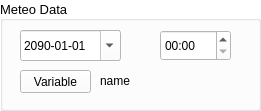
   <widget class="QGroupBox" name="groupBoxVariable">
    <property name="geometry">
     <rect>
      <x>0</x>
      <y>20</y>
      <width>261</width>
      <height>111</height>
     </rect>
    </property>
    <property name="palette">
     <palette>
      <active>
       <colorrole role="WindowText">
        <brush brushstyle="SolidPattern">
         <color alpha="255">
          <red>0</red>
          <green>0</green>
          <blue>0</blue>
         </color>
        </brush>
       </colorrole>
       <colorrole role="Button">
        <brush brushstyle="SolidPattern">
         <color alpha="255">
          <red>255</red>
          <green>255</green>
          <blue>255</blue>
         </color>
        </brush>
       </colorrole>
       <colorrole role="Light">
        <brush brushstyle="SolidPattern">
         <color alpha="255">
          <red>255</red>
          <green>255</green>
          <blue>255</blue>
         </color>
        </brush>
       </colorrole>
       <colorrole role="Midlight">
        <brush brushstyle="SolidPattern">
         <color alpha="255">
          <red>255</red>
          <green>255</green>
          <blue>255</blue>
         </color>
        </brush>
       </colorrole>
       <colorrole role="Dark">
        <brush brushstyle="SolidPattern">
         <color alpha="255">
          <red>127</red>
          <green>127</green>
          <blue>127</blue>
         </color>
        </brush>
       </colorrole>
       <colorrole role="Mid">
        <brush brushstyle="SolidPattern">
         <color alpha="255">
          <red>170</red>
          <green>170</green>
          <blue>170</blue>
         </color>
        </brush>
       </colorrole>
       <colorrole role="Text">
        <brush brushstyle="SolidPattern">
         <color alpha="255">
          <red>0</red>
          <green>0</green>
          <blue>0</blue>
         </color>
        </brush>
       </colorrole>
       <colorrole role="BrightText">
        <brush brushstyle="SolidPattern">
         <color alpha="255">
          <red>255</red>
          <green>255</green>
          <blue>255</blue>
         </color>
        </brush>
       </colorrole>
       <colorrole role="ButtonText">
        <brush brushstyle="SolidPattern">
         <color alpha="255">
          <red>0</red>
          <green>0</green>
          <blue>0</blue>
         </color>
        </brush>
       </colorrole>
       <colorrole role="Base">
        <brush brushstyle="SolidPattern">
         <color alpha="255">
          <red>255</red>
          <green>255</green>
          <blue>255</blue>
         </color>
        </brush>
       </colorrole>
       <colorrole role="Window">
        <brush brushstyle="SolidPattern">
         <color alpha="255">
          <red>255</red>
          <green>255</green>
          <blue>255</blue>
         </color>
        </brush>
       </colorrole>
       <colorrole role="Shadow">
        <brush brushstyle="SolidPattern">
         <color alpha="255">
          <red>0</red>
          <green>0</green>
          <blue>0</blue>
         </color>
        </brush>
       </colorrole>
       <colorrole role="AlternateBase">
        <brush brushstyle="SolidPattern">
         <color alpha="255">
          <red>255</red>
          <green>255</green>
          <blue>255</blue>
         </color>
        </brush>
       </colorrole>
       <colorrole role="ToolTipBase">
        <brush brushstyle="SolidPattern">
         <color alpha="255">
          <red>255</red>
          <green>255</green>
          <blue>220</blue>
         </color>
        </brush>
       </colorrole>
       <colorrole role="ToolTipText">
        <brush brushstyle="SolidPattern">
         <color alpha="255">
          <red>0</red>
          <green>0</green>
          <blue>0</blue>
         </color>
        </brush>
       </colorrole>
       <colorrole role="PlaceholderText">
        <brush brushstyle="NoBrush">
         <color alpha="128">
          <red>0</red>
          <green>0</green>
          <blue>0</blue>
         </color>
        </brush>
       </colorrole>
      </active>
      <inactive>
       <colorrole role="WindowText">
        <brush brushstyle="SolidPattern">
         <color alpha="255">
          <red>0</red>
          <green>0</green>
          <blue>0</blue>
         </color>
        </brush>
       </colorrole>
       <colorrole role="Button">
        <brush brushstyle="SolidPattern">
         <color alpha="255">
          <red>255</red>
          <green>255</green>
          <blue>255</blue>
         </color>
        </brush>
       </colorrole>
       <colorrole role="Light">
        <brush brushstyle="SolidPattern">
         <color alpha="255">
          <red>255</red>
          <green>255</green>
          <blue>255</blue>
         </color>
        </brush>
       </colorrole>
       <colorrole role="Midlight">
        <brush brushstyle="SolidPattern">
         <color alpha="255">
          <red>255</red>
          <green>255</green>
          <blue>255</blue>
         </color>
        </brush>
       </colorrole>
       <colorrole role="Dark">
        <brush brushstyle="SolidPattern">
         <color alpha="255">
          <red>127</red>
          <green>127</green>
          <blue>127</blue>
         </color>
        </brush>
       </colorrole>
       <colorrole role="Mid">
        <brush brushstyle="SolidPattern">
         <color alpha="255">
          <red>170</red>
          <green>170</green>
          <blue>170</blue>
         </color>
        </brush>
       </colorrole>
       <colorrole role="Text">
        <brush brushstyle="SolidPattern">
         <color alpha="255">
          <red>0</red>
          <green>0</green>
          <blue>0</blue>
         </color>
        </brush>
       </colorrole>
       <colorrole role="BrightText">
        <brush brushstyle="SolidPattern">
         <color alpha="255">
          <red>255</red>
          <green>255</green>
          <blue>255</blue>
         </color>
        </brush>
       </colorrole>
       <colorrole role="ButtonText">
        <brush brushstyle="SolidPattern">
         <color alpha="255">
          <red>0</red>
          <green>0</green>
          <blue>0</blue>
         </color>
        </brush>
       </colorrole>
       <colorrole role="Base">
        <brush brushstyle="SolidPattern">
         <color alpha="255">
          <red>255</red>
          <green>255</green>
          <blue>255</blue>
         </color>
        </brush>
       </colorrole>
       <colorrole role="Window">
        <brush brushstyle="SolidPattern">
         <color alpha="255">
          <red>255</red>
          <green>255</green>
          <blue>255</blue>
         </color>
        </brush>
       </colorrole>
       <colorrole role="Shadow">
        <brush brushstyle="SolidPattern">
         <color alpha="255">
          <red>0</red>
          <green>0</green>
          <blue>0</blue>
         </color>
        </brush>
       </colorrole>
       <colorrole role="AlternateBase">
        <brush brushstyle="SolidPattern">
         <color alpha="255">
          <red>255</red>
          <green>255</green>
          <blue>255</blue>
         </color>
        </brush>
       </colorrole>
       <colorrole role="ToolTipBase">
        <brush brushstyle="SolidPattern">
         <color alpha="255">
          <red>255</red>
          <green>255</green>
          <blue>220</blue>
         </color>
        </brush>
       </colorrole>
       <colorrole role="ToolTipText">
        <brush brushstyle="SolidPattern">
         <color alpha="255">
          <red>0</red>
          <green>0</green>
          <blue>0</blue>
         </color>
        </brush>
       </colorrole>
       <colorrole role="PlaceholderText">
        <brush brushstyle="NoBrush">
         <color alpha="128">
          <red>0</red>
          <green>0</green>
          <blue>0</blue>
         </color>
        </brush>
       </colorrole>
      </inactive>
      <disabled>
       <colorrole role="WindowText">
        <brush brushstyle="SolidPattern">
         <color alpha="255">
          <red>127</red>
          <green>127</green>
          <blue>127</blue>
         </color>
        </brush>
       </colorrole>
       <colorrole role="Button">
        <brush brushstyle="SolidPattern">
         <color alpha="255">
          <red>255</red>
          <green>255</green>
          <blue>255</blue>
         </color>
        </brush>
       </colorrole>
       <colorrole role="Light">
        <brush brushstyle="SolidPattern">
         <color alpha="255">
          <red>255</red>
          <green>255</green>
          <blue>255</blue>
         </color>
        </brush>
       </colorrole>
       <colorrole role="Midlight">
        <brush brushstyle="SolidPattern">
         <color alpha="255">
          <red>255</red>
          <green>255</green>
          <blue>255</blue>
         </color>
        </brush>
       </colorrole>
       <colorrole role="Dark">
        <brush brushstyle="SolidPattern">
         <color alpha="255">
          <red>127</red>
          <green>127</green>
          <blue>127</blue>
         </color>
        </brush>
       </colorrole>
       <colorrole role="Mid">
        <brush brushstyle="SolidPattern">
         <color alpha="255">
          <red>170</red>
          <green>170</green>
          <blue>170</blue>
         </color>
        </brush>
       </colorrole>
       <colorrole role="Text">
        <brush brushstyle="SolidPattern">
         <color alpha="255">
          <red>127</red>
          <green>127</green>
          <blue>127</blue>
         </color>
        </brush>
       </colorrole>
       <colorrole role="BrightText">
        <brush brushstyle="SolidPattern">
         <color alpha="255">
          <red>255</red>
          <green>255</green>
          <blue>255</blue>
         </color>
        </brush>
       </colorrole>
       <colorrole role="ButtonText">
        <brush brushstyle="SolidPattern">
         <color alpha="255">
          <red>127</red>
          <green>127</green>
          <blue>127</blue>
         </color>
        </brush>
       </colorrole>
       <colorrole role="Base">
        <brush brushstyle="SolidPattern">
         <color alpha="255">
          <red>255</red>
          <green>255</green>
          <blue>255</blue>
         </color>
        </brush>
       </colorrole>
       <colorrole role="Window">
        <brush brushstyle="SolidPattern">
         <color alpha="255">
          <red>255</red>
          <green>255</green>
          <blue>255</blue>
         </color>
        </brush>
       </colorrole>
       <colorrole role="Shadow">
        <brush brushstyle="SolidPattern">
         <color alpha="255">
          <red>0</red>
          <green>0</green>
          <blue>0</blue>
         </color>
        </brush>
       </colorrole>
       <colorrole role="AlternateBase">
        <brush brushstyle="SolidPattern">
         <color alpha="255">
          <red>255</red>
          <green>255</green>
          <blue>255</blue>
         </color>
        </brush>
       </colorrole>
       <colorrole role="ToolTipBase">
        <brush brushstyle="SolidPattern">
         <color alpha="255">
          <red>255</red>
          <green>255</green>
          <blue>220</blue>
         </color>
        </brush>
       </colorrole>
       <colorrole role="ToolTipText">
        <brush brushstyle="SolidPattern">
         <color alpha="255">
          <red>0</red>
          <green>0</green>
          <blue>0</blue>
         </color>
        </brush>
       </colorrole>
       <colorrole role="PlaceholderText">
        <brush brushstyle="NoBrush">
         <color alpha="128">
          <red>0</red>
          <green>0</green>
          <blue>0</blue>
         </color>
        </brush>
       </colorrole>
      </disabled>
     </palette>
    </property>
    <property name="font">
     <font>
      <family>Arial</family>
      <pointsize>10</pointsize>
      <weight>50</weight>
      <bold>false</bold>
     </font>
    </property>
    <property name="autoFillBackground">
     <bool>true</bool>
    </property>
    <property name="title">
     <string notr="true">Meteo Data</string>
    </property>
    <property name="alignment">
     <set>Qt::AlignLeading|Qt::AlignLeft|Qt::AlignVCenter</set>
    </property>
    <widget class="QLabel" name="labelVariable">
     <property name="geometry">
      <rect>
       <x>100</x>
       <y>70</y>
       <width>151</width>
       <height>21</height>
      </rect>
     </property>
     <property name="palette">
      <palette>
       <active>
        <colorrole role="WindowText">
         <brush brushstyle="SolidPattern">
          <color alpha="255">
           <red>0</red>
           <green>0</green>
           <blue>0</blue>
          </color>
         </brush>
        </colorrole>
       </active>
       <inactive>
        <colorrole role="WindowText">
         <brush brushstyle="SolidPattern">
          <color alpha="255">
           <red>0</red>
           <green>0</green>
           <blue>0</blue>
          </color>
         </brush>
        </colorrole>
       </inactive>
       <disabled>
        <colorrole role="WindowText">
         <brush brushstyle="SolidPattern">
          <color alpha="255">
           <red>127</red>
           <green>127</green>
           <blue>127</blue>
          </color>
         </brush>
        </colorrole>
       </disabled>
      </palette>
     </property>
     <property name="font">
      <font>
       <family>Arial</family>
       <pointsize>9</pointsize>
       <weight>50</weight>
       <bold>false</bold>
      </font>
     </property>
     <property name="text">
      <string>name</string>
     </property>
    </widget>
    <widget class="QDateEdit" name="dateEdit">
     <property name="geometry">
      <rect>
       <x>20</x>
       <y>30</y>
       <width>101</width>
       <height>31</height>
      </rect>
     </property>
     <property name="palette">
      <palette>
       <active>
        <colorrole role="Text">
         <brush brushstyle="SolidPattern">
          <color alpha="255">
           <red>0</red>
           <green>0</green>
           <blue>0</blue>
          </color>
         </brush>
        </colorrole>
        <colorrole role="PlaceholderText">
         <brush brushstyle="NoBrush">
          <color alpha="128">
           <red>0</red>
           <green>0</green>
           <blue>0</blue>
          </color>
         </brush>
        </colorrole>
       </active>
       <inactive>
        <colorrole role="Text">
         <brush brushstyle="SolidPattern">
          <color alpha="255">
           <red>0</red>
           <green>0</green>
           <blue>0</blue>
          </color>
         </brush>
        </colorrole>
        <colorrole role="PlaceholderText">
         <brush brushstyle="NoBrush">
          <color alpha="128">
           <red>0</red>
           <green>0</green>
           <blue>0</blue>
          </color>
         </brush>
        </colorrole>
       </inactive>
       <disabled>
        <colorrole role="Text">
         <brush brushstyle="SolidPattern">
          <color alpha="255">
           <red>127</red>
           <green>127</green>
           <blue>127</blue>
          </color>
         </brush>
        </colorrole>
        <colorrole role="PlaceholderText">
         <brush brushstyle="NoBrush">
          <color alpha="128">
           <red>0</red>
           <green>0</green>
           <blue>0</blue>
          </color>
         </brush>
        </colorrole>
       </disabled>
      </palette>
     </property>
     <property name="font">
      <font>
       <family>Arial</family>
       <pointsize>9</pointsize>
       <weight>50</weight>
       <bold>false</bold>
      </font>
     </property>
     <property name="dateTime">
      <datetime>
       <hour>0</hour>
       <minute>0</minute>
       <second>0</second>
       <year>2090</year>
       <month>1</month>
       <day>1</day>
      </datetime>
     </property>
     <property name="maximumDateTime">
      <datetime>
       <hour>23</hour>
       <minute>59</minute>
       <second>59</second>
       <year>7999</year>
       <month>12</month>
       <day>31</day>
      </datetime>
     </property>
     <property name="minimumDateTime">
      <datetime>
       <hour>0</hour>
       <minute>0</minute>
       <second>0</second>
       <year>1752</year>
       <month>10</month>
       <day>14</day>
      </datetime>
     </property>
     <property name="maximumDate">
      <date>
       <year>7999</year>
       <month>12</month>
       <day>31</day>
      </date>
     </property>
     <property name="currentSection">
      <enum>QDateTimeEdit::YearSection</enum>
     </property>
     <property name="displayFormat">
      <string>yyyy-MM-dd</string>
     </property>
     <property name="calendarPopup">
      <bool>true</bool>
     </property>
     <property name="date">
      <date>
       <year>2090</year>
       <month>1</month>
       <day>1</day>
      </date>
     </property>
    </widget>
    <widget class="QPushButton" name="variableButton">
     <property name="geometry">
      <rect>
       <x>20</x>
       <y>70</y>
       <width>71</width>
       <height>23</height>
      </rect>
     </property>
     <property name="font">
      <font>
       <family>Arial</family>
       <pointsize>9</pointsize>
       <weight>50</weight>
       <bold>false</bold>
      </font>
     </property>
     <property name="text">
      <string>Variable</string>
     </property>
    </widget>
    <widget class="QTimeEdit" name="timeEdit">
     <property name="geometry">
      <rect>
       <x>160</x>
       <y>30</y>
       <width>71</width>
       <height>31</height>
      </rect>
     </property>
     <property name="palette">
      <palette>
       <active>
        <colorrole role="Text">
         <brush brushstyle="SolidPattern">
          <color alpha="255">
           <red>0</red>
           <green>0</green>
           <blue>0</blue>
          </color>
         </brush>
        </colorrole>
        <colorrole role="PlaceholderText">
         <brush brushstyle="NoBrush">
          <color alpha="128">
           <red>0</red>
           <green>0</green>
           <blue>0</blue>
          </color>
         </brush>
        </colorrole>
       </active>
       <inactive>
        <colorrole role="Text">
         <brush brushstyle="SolidPattern">
          <color alpha="255">
           <red>0</red>
           <green>0</green>
           <blue>0</blue>
          </color>
         </brush>
        </colorrole>
        <colorrole role="PlaceholderText">
         <brush brushstyle="NoBrush">
          <color alpha="128">
           <red>0</red>
           <green>0</green>
           <blue>0</blue>
          </color>
         </brush>
        </colorrole>
       </inactive>
       <disabled>
        <colorrole role="Text">
         <brush brushstyle="SolidPattern">
          <color alpha="255">
           <red>127</red>
           <green>127</green>
           <blue>127</blue>
          </color>
         </brush>
        </colorrole>
        <colorrole role="PlaceholderText">
         <brush brushstyle="NoBrush">
          <color alpha="128">
           <red>0</red>
           <green>0</green>
           <blue>0</blue>
          </color>
         </brush>
        </colorrole>
       </disabled>
      </palette>
     </property>
     <property name="font">
      <font>
       <family>Arial</family>
       <pointsize>9</pointsize>
       <weight>50</weight>
       <bold>false</bold>
      </font>
     </property>
     <property name="maximumDate">
      <date>
       <year>2000</year>
       <month>1</month>
       <day>1</day>
      </date>
     </property>
     <property name="displayFormat">
      <string>HH:mm</string>
     </property>
    </widget>
   </widget>
